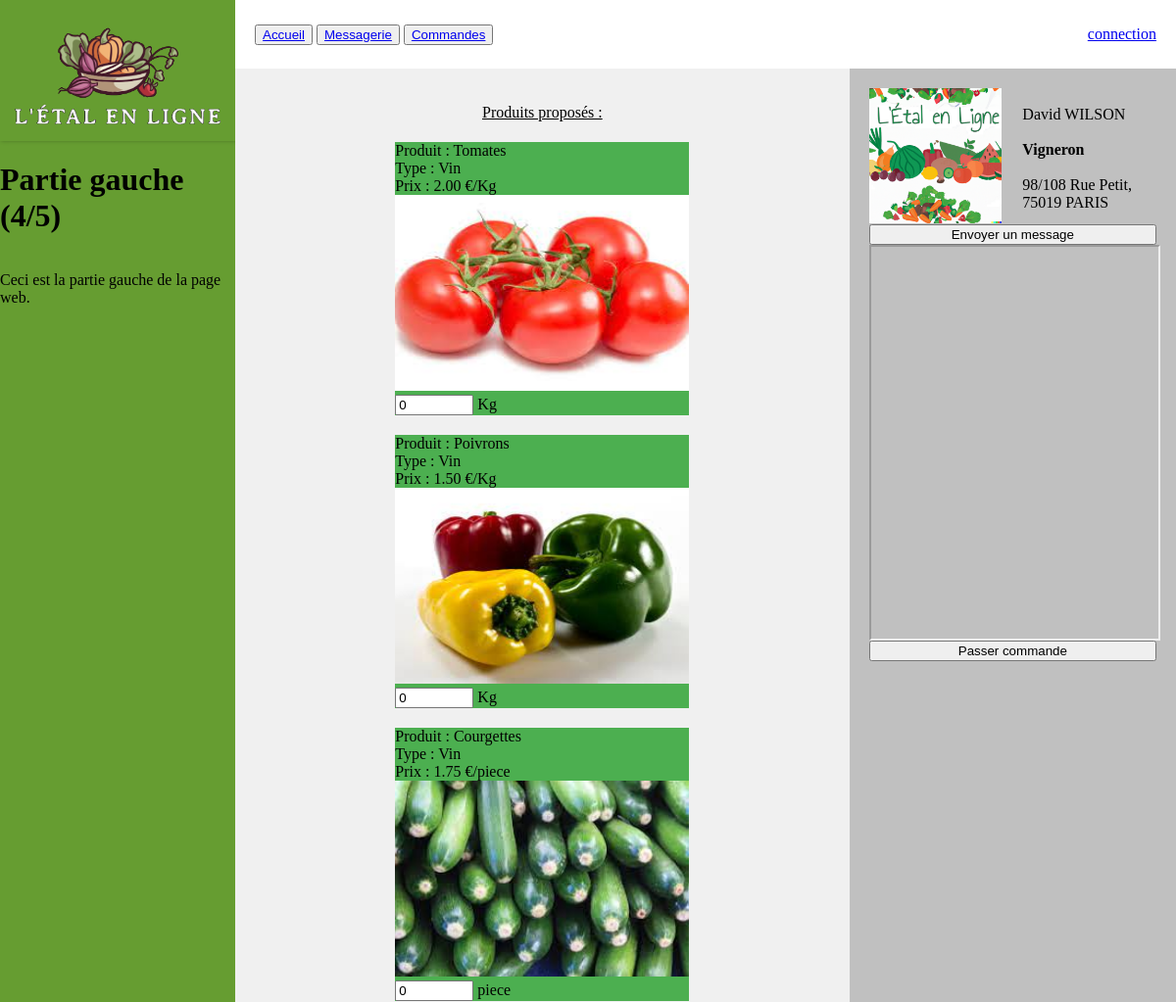
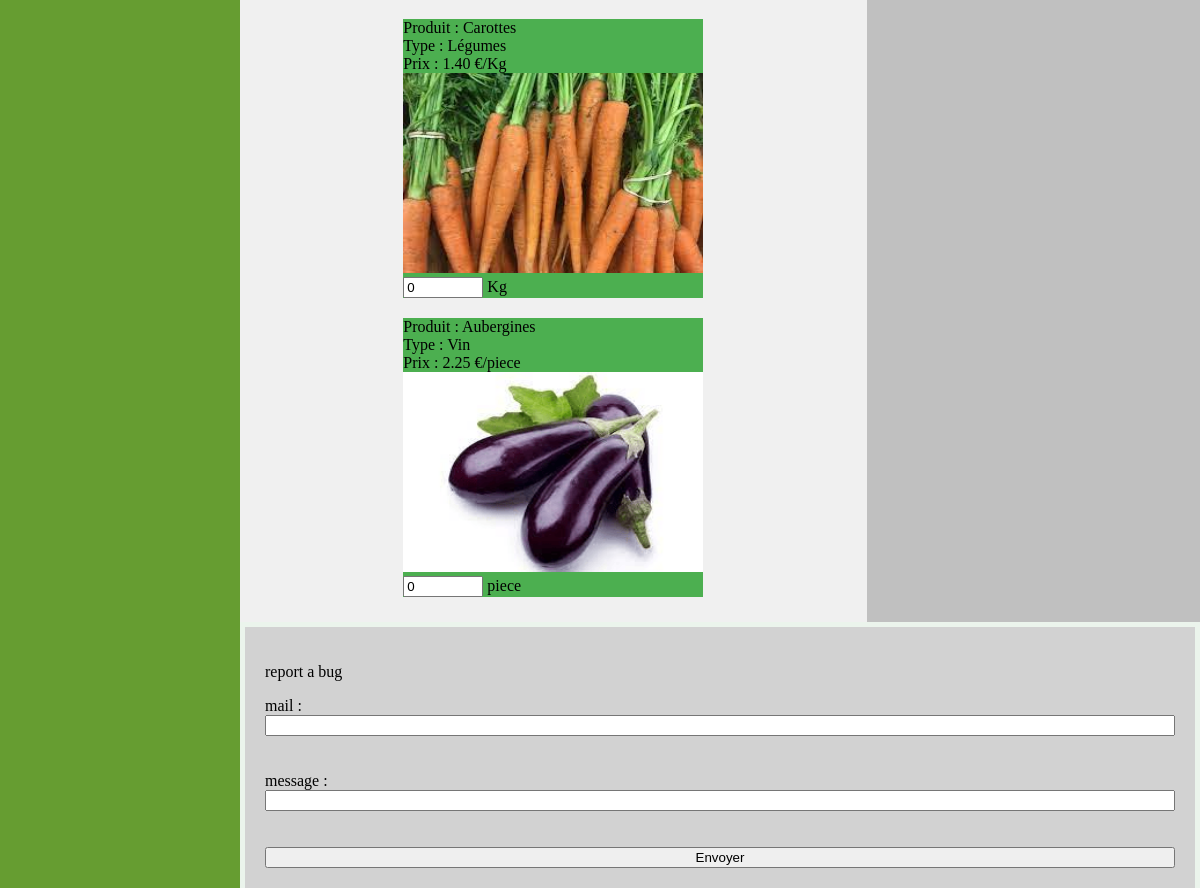
Page /producteur.php?Id_Prod=4 on the committed database (2 pictures, top to bottom).
### tables this page shows
CREATE TABLE PRODUCTEUR(
   Id_Prod INT,
   Id_Uti INT NOT NULL,
   Prof_Prod VARCHAR(50),
   PRIMARY KEY(Id_Prod),
   UNIQUE(Id_Uti),
   FOREIGN KEY(Id_Uti) REFERENCES UTILISATEUR(Id_Uti)
);

CREATE TABLE UTILISATEUR(
   Id_Uti INT,
   Prenom_Uti VARCHAR(50) NOT NULL,
   Nom_Uti VARCHAR(50) NOT NULL,
   Mail_Uti VARCHAR(50) NOT NULL,
   Adr_Uti VARCHAR(200) NOT NULL,
   Pwd_Uti VARCHAR(50) NOT NULL,
   PRIMARY KEY(Id_Uti),
   UNIQUE(Mail_Uti)
);

### producteur.php (the view, shortened to what this page needs)
<!DOCTYPE html>
<html lang="fr">
<head>
    <link rel="stylesheet" type="text/css" href="css/style.css">
</head>
<body>
    <?php
     function dbConnect(){
        $host = 'localhost';
        $dbname = 'sae3';
        $user = 'root';
        $password = '';
        return new PDO('mysql:host='.$host.';dbname='.$dbname,$user,$password);
      }
      $Id_Prod = $_GET["Id_Prod"];
    ?>
    <div class="container">
        <div class="left-column">
            <img class="logo" src="img/logo.png">
            <h1>Partie gauche (4/5)</h1>
            <p>Ceci est la partie gauche de la page web.</p>
        </div>
        <div class="right-column">
        <div class="fixed-banner">
                <div class="banner-left">
                    <div class="button-container">
                        <button class="button"><a href="index.php">Accueil</a></button>
                        <button class="button"><a href="message.php">Messagerie</a></button>
						<button class="button"><a href="commandes.php">Commandes</a></button>
                    </div>
                </div>
                <div class="banner-right">
					<?php
                    if (isset($_SESSION['Mail_Uti'])) {
                    echo '<a class="fixed-size-button" href="user_informations.php" >';
					echo $_SESSION['Mail_Uti'];
					}
					else {
                    echo '<a class="fixed-size-button" href="form_sign_in.php" >';
					echo "connection";
					}
					?>
					</a>
                </div>
            </div>
            <form method="get" action="insert_commande.php">
            <div class="content-container">
                <div class="product">
                    <p><center><U>Produits proposés :</U></center></p>
                    <div class="gallery-container">
                        <?php
                            $bdd=dbConnect();
                            $queryGetProducts = $bdd->query(('SELECT Id_Produit, Id_Prod, Nom_Produit, Desc_Type_Produit, Prix_Produit_Unitaire, Nom_Unite_Prix, Qte_Produit FROM Produits_d_un_producteur  WHERE Id_Prod=\''.$Id_Prod.'\';'));
                            $returnQueryGetProducts = $queryGetProducts->fetchAll(PDO::FETCH_ASSOC);
                            $i=0;
                            if(count($returnQueryGetProducts)==0){
                                echo "Aucun produit en stock";
                            }
                            else{
                                while ($i<count($returnQueryGetProducts)){
                                    $Id_Produit = $returnQueryGetProducts[$i]["Id_Produit"];
                                    $nomProduit = $returnQueryGetProducts[$i]["Nom_Produit"];
                                    $typeProduit = $returnQueryGetProducts[$i]["Desc_Type_Produit"];
                                    $prixProduit = $returnQueryGetProducts[$i]["Prix_Produit_Unitaire"];
                                    $QteProduit = $returnQueryGetProducts[$i]["Qte_Produit"];
                                    $unitePrixProduit = $returnQueryGetProducts[$i]["Nom_Unite_Prix"];
                                    if ($QteProduit>0){
                                        echo '<div class="squareProduct" >';
                                        echo "Produit : " . $nomProduit . "<br>";
                                        echo "Type : " . $typeProduit . "<br>";
                                        echo "Prix : " . $prixProduit .' €/'.$unitePrixProduit. "<br>";
                                        echo '<img class="img-produit" src="/img_produit/' . $Id_Produit  . '.png" alt="Image '.$nomProduit.'" style="width: 100%; height: 85%;" ><br>';
                                        echo '<input type="number" name="'.$Id_Produit.'" placeholder="max '.$QteProduit.'" max="'.$QteProduit.'" min="0" value="0"> '.$unitePrixProduit;
                                        echo '</div> ';
                                    }
                                    $i++;
                                }
                            }
                        ?>
                    </div>
                </div>
                <div class="producteur">
                    <?php
                        $bdd=dbConnect();
                        $queryInfoProd = $bdd->query(('SELECT utilisateur.Adr_Uti, Prenom_Uti, Nom_Uti, Prof_Prod FROM utilisateur INNER JOIN producteur ON utilisateur.Id_Uti = producteur.Id_Uti WHERE producteur.Id_Prod=\''.$Id_Prod.'\';'));
                        $returnQueryInfoProd = $queryInfoProd->fetchAll(PDO::FETCH_ASSOC);
                        $address = $returnQueryInfoProd[0]["Adr_Uti"];
                        $nom = $returnQueryInfoProd[0]["Nom_Uti"];
                        $prenom = $returnQueryInfoProd[0]["Prenom_Uti"];
                        $profession = $returnQueryInfoProd[0]["Prof_Prod"];
                    ?>
                    <div class="info-container">
						<div class="img-prod">
                        	<img class="img-test" src="/img_producteur/<?php echo $Id_Prod; ?>.png" alt="Image utilisateur" style="width: 99%; height: 99%;">
						</div>
						<div class="text-info">
                            <?php
                                echo '</br>'.$prenom . ' ' . strtoupper($nom) . '</br></br><strong>' . $profession.'</strong></br></br>'.$address;
                            ?>
                        </div>
                    </div>
                    <input type="button" onclick="window.location.href='message.php?Id_Interlocuteur=<?php echo $Id_Prod; ?>'" value="Envoyer un message">
                    <?php
                        if (isset($address)) {
                            $address = str_replace(" ", "+", $address);
                    ?>
                    <iframe class="map-frame" src="https://maps.google.com/maps?&q=<?php echo $address; ?>&output=embed "
                        width="100%" height="100%"
                    ></iframe>
                    <?php }
                    ?>
                <button type="submit">Passer commande</button>
            </form>
                </div>
            </div>
            <form class="formulaire" action="bug_report.php" method="post">
                <p class="centered">report a bug</p>
                <label for="mail">mail :</label>
                <input type="text" name="mail" id="mail" required><br><br>
                <label for="pwd">message : </label>
                <input type="text" name="message" id="message" required><br><br>
                <input type="submit" value="Envoyer">
            </form>
</body>
</html>

### css/style.css (style rules this page uses)
html { height: 100%; }
body { height: 100%; margin: 0; padding: 0; }
.container { display: flex; height: 100%; }
.right-column { flex: 4; background-color: #EBF4EC; justify-content: center; height: 100%; }
.left-column { flex: 1; background-color: #669D31; display: flex; flex-direction: column; height: 100%; }
.fixed-banner { height: 70px; background-color: #fff; display: flex; }
.banner-left { flex: 1; display: flex; align-items: center; padding: 0 20px; }
.banner-right { flex: 1; display: flex; justify-content: flex-end; align-items: center; padding: 0 20px; }
.gallery-container { display: flex; flex-wrap: wrap; justify-content: center ; gap: 10px; }
.formulaire { background-color: #d2d2d2; padding: 20px; display: flex; flex-direction: column; margin: 5px; justify-content: center; }
.content-container { display: flex; }
.product { flex: 2; background-color: #f0f0f0; padding: 20px; }
.producteur { flex: 1; background-color: #c0c0c0; padding: 20px; display: flex; flex-direction: column; }
.info-container { display: flex; }
.map-frame { width: 100%; height: 400px; }
.img-prod { flex: 1; width: 100%; height: 100%; }
.text-info { flex: 1; margin-left: 20px; }
.squareProduct { width: 100%; height: 100%; background-color: #4caf50; margin: 5px; max-width: 300px; max-height: 300px; }
.img-produit { justify-content: center; flex: 1; max-height: 200px; }
.logo { width: 100%; box-shadow: 1px 0px 4px 0px rgba(0, 0, 0, 0.25); }

### rows in the picture
producteur: Id_Uti.Prenom_Uti "David", Id_Uti.Nom_Uti "WILSON", Prof_Prod "Vigneron", Id_Uti.Adr_Uti "98/108 Rue Petit, 75019 PARIS"

### other values in the picture
$nomProduit "Tomates"
$typeProduit "Vin"
$prixProduit "2.00"
$unitePrixProduit "Kg"
$nomProduit "Poivrons"
$prixProduit "1.50"
$nomProduit "Courgettes"
$prixProduit "1.75"
$unitePrixProduit "piece"
$nomProduit "Carottes"
$typeProduit "Légumes"
$prixProduit "1.40"
$nomProduit "Aubergines"
$prixProduit "2.25"
